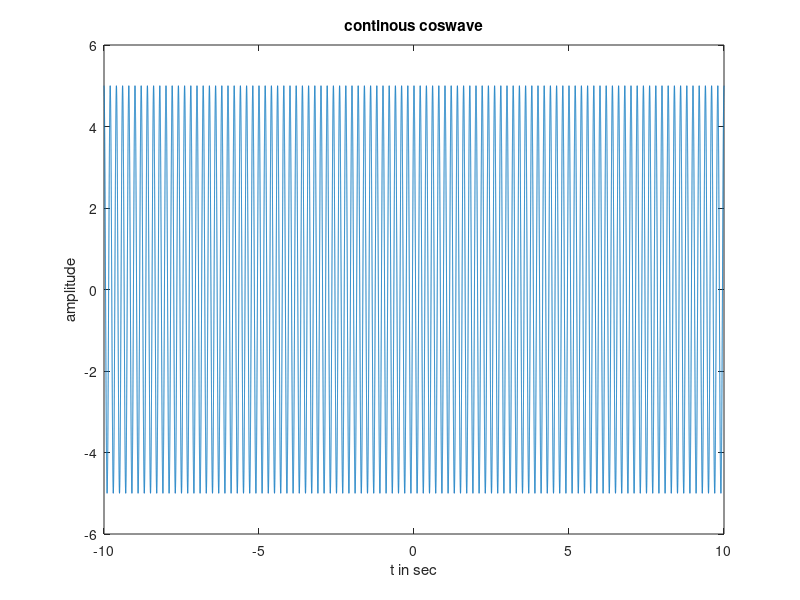

Write MATLAB code to recreate this figure.
clc
clear all;
close all;
A=input('enter the value of A');
f=input('enter the value of f');
t=-10:0.0001:10;
w=2*pi*f;
x=A.*cos(w.*t);
plot(t,x);
xlabel('t in sec');
ylabel('amplitude');
title('continous coswave');
